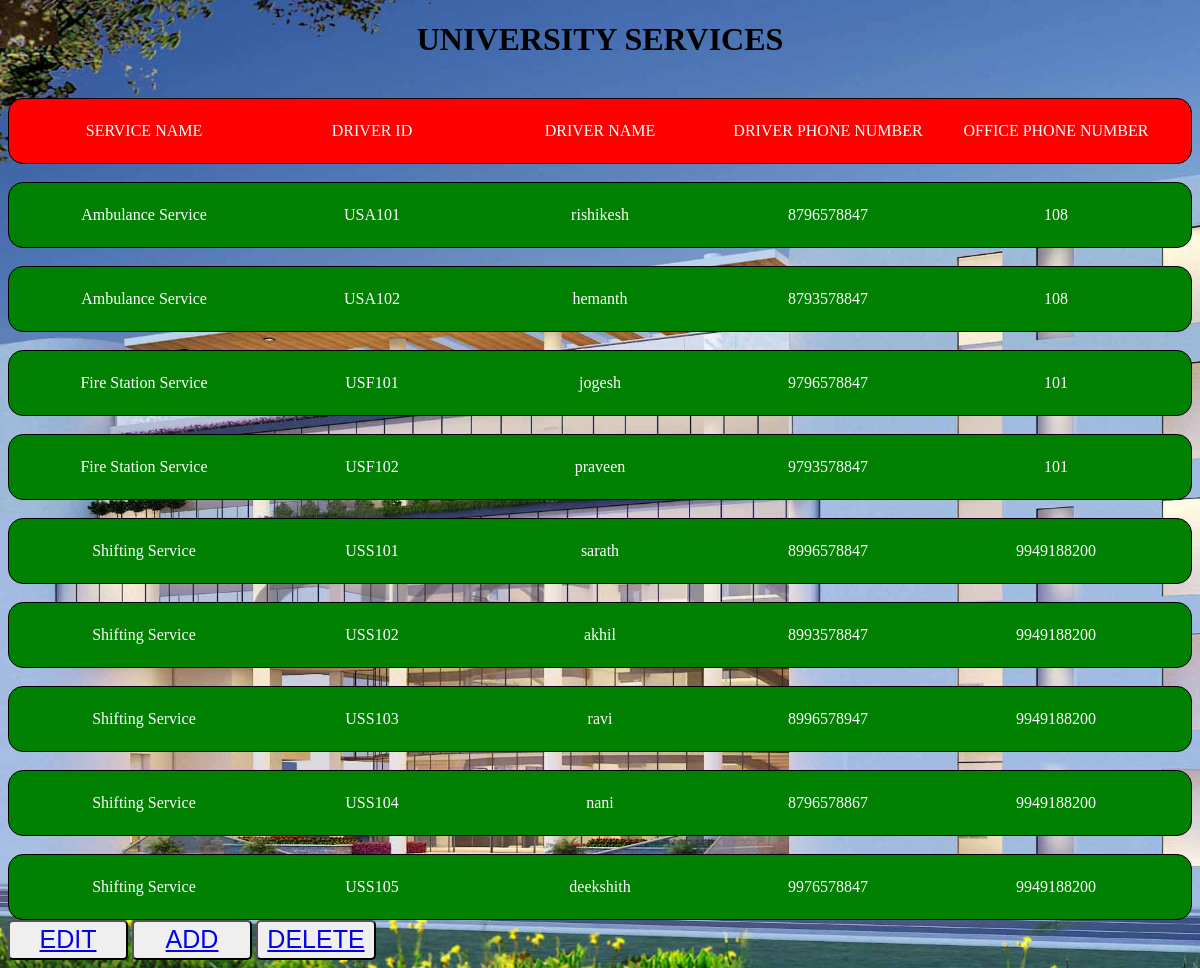
The page /muniversityservices.php on the database its author committed.
### tables this page shows
CREATE TABLE `universityservices` (
  `servicename` varchar(40) NOT NULL,
  `usdid` varchar(20) NOT NULL,
  `usdname` varchar(30) DEFAULT NULL,
  `usdphoneno` bigint(10) DEFAULT NULL,
  `officephoneno` bigint(20) DEFAULT NULL
);

### muniversityservices.php (the view, shortened to what this page needs)
<!DOCTYPE html>
<html>
<head>
</head>
<body>
    <?php
    $dbusername="root";
    $dbpassword="";
    $dbname="test";
    $host="localhost";
      $conn= mysqli_connect($host,$dbusername,$dbpassword,$dbname);
      $sql="SELECT * FROM universityservices";
      if($result = $conn->query($sql)){
        echo '<h1> UNIVERSITY SERVICES </h1>';
        echo '<table class="let">
                <tr>
                  <td>SERVICE NAME</td>
                  <td>DRIVER ID</td>
                  <td>DRIVER NAME</td>
                  <td>DRIVER PHONE NUMBER</td>
                  <td>OFFICE PHONE NUMBER</td><br>
                </tr>
              </table>';
         while($row = $result->fetch_assoc()){
         $field1=$row["servicename"];
         $field2=$row["usdid"];
         $field3=$row["usdname"];
         $field4=$row["usdphoneno"];
         $field5=$row["officephoneno"];
         echo '<table>
                <tr>
                  <td>'.$field1.'</td>
                  <td>'.$field2.'</td>
                  <td>'.$field3.'</td>
                  <td>'.$field4.'</td>
                  <td>'.$field5.'</td><br>
                </tr>
              </table>';
       }
    }
    ?>
</body>
<footer>
    <button><a href=./universityservicesedit.html> EDIT </a></button>
    <button><a href=./universityservicesadd.html> ADD </a></button>
    <button><a href=./universityservicesdelete.html>DELETE</a></button>
</footer>
</html>

### muniversityservices.php (style rules this page uses)
table { border: 1px solid black; border-radius: 15px; padding: 20px; width:100%; background-color: green; color:white; }
tr { text-align: center; }
td, th { width:20%; }
h1 { text-align: center; }
button { width:120px; height: 40px; font-size: 25px; border-radius: 5px; }
.let { background-color:red; }
body { background: url(lib.jpg); height: 100%; background-position: center; background-repeat: no-repeat; background-size: cover; }

### rows shown on the page
universityservices: servicename "Ambulance Service", usdid "USA101", usdname "rishikesh", usdphoneno "8796578847", officephoneno "108"
universityservices: servicename "Ambulance Service", usdid "USA102", usdname "hemanth", usdphoneno "8793578847", officephoneno "108"
universityservices: servicename "Fire Station Service", usdid "USF101", usdname "jogesh", usdphoneno "9796578847", officephoneno "101"
universityservices: servicename "Fire Station Service", usdid "USF102", usdname "praveen", usdphoneno "9793578847", officephoneno "101"
universityservices: servicename "Shifting Service", usdid "USS101", usdname "sarath", usdphoneno "8996578847", officephoneno "9949188200"
universityservices: servicename "Shifting Service", usdid "USS102", usdname "akhil", usdphoneno "8993578847", officephoneno "9949188200"
universityservices: servicename "Shifting Service", usdid "USS103", usdname "ravi", usdphoneno "8996578947", officephoneno "9949188200"
universityservices: servicename "Shifting Service", usdid "USS104", usdname "nani", usdphoneno "8796578867", officephoneno "9949188200"
universityservices: servicename "Shifting Service", usdid "USS105", usdname "deekshith", usdphoneno "9976578847", officephoneno "9949188200"
